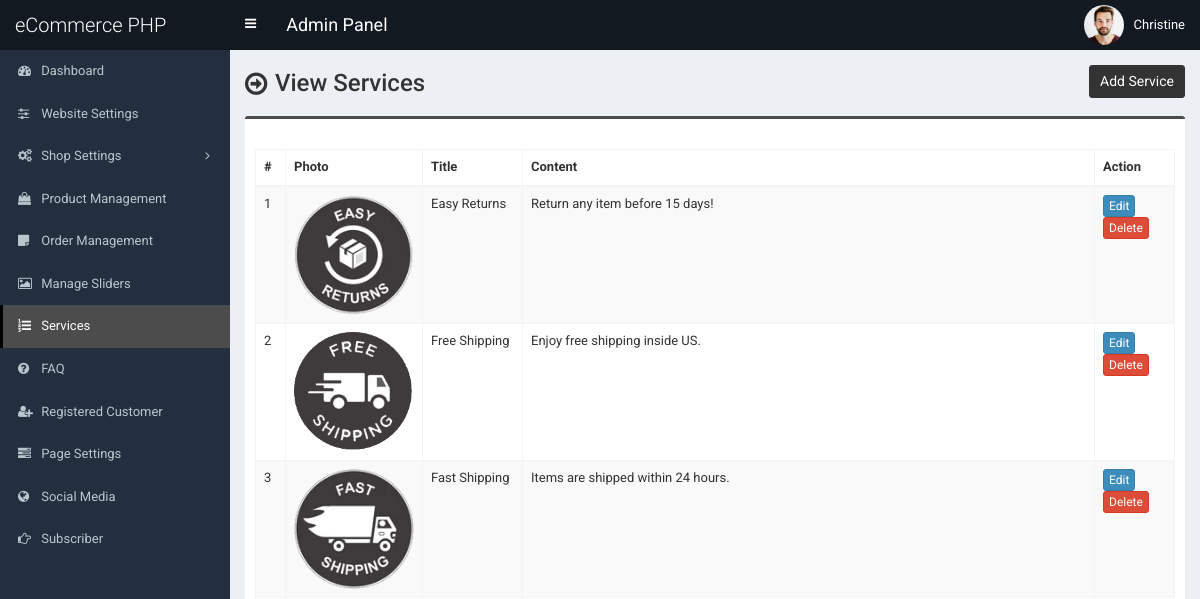
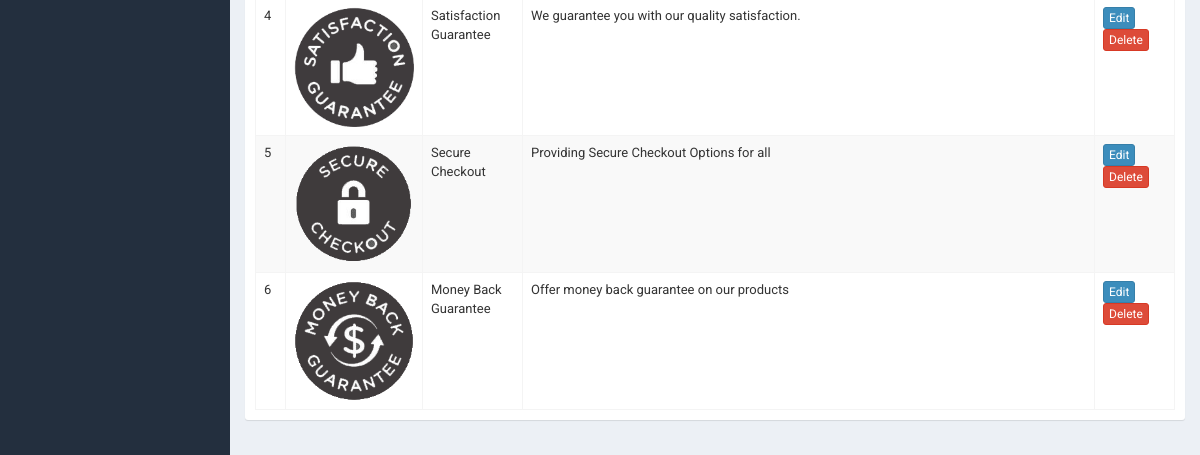
The app's page /admin/service.php (signed in), older data (2 pictures, top to bottom).
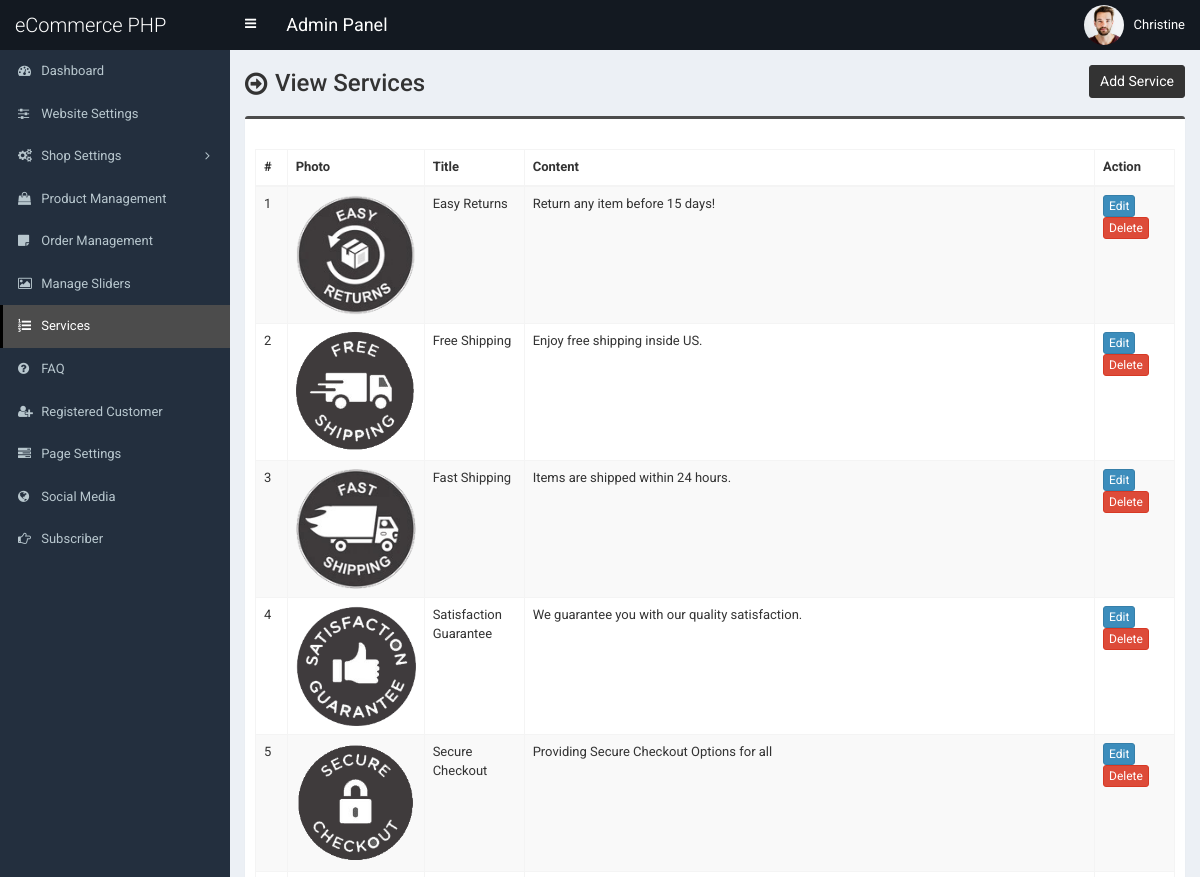
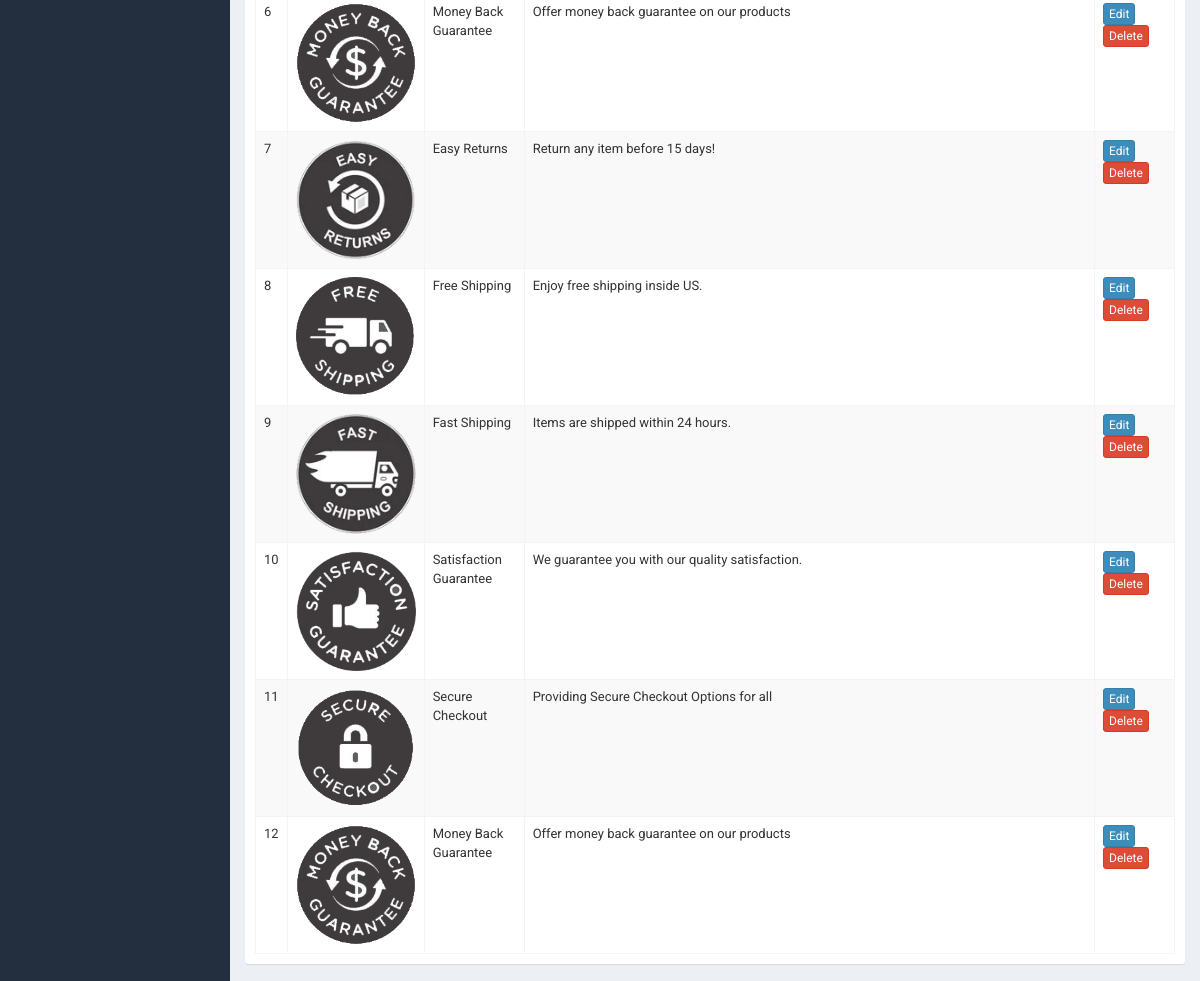
The same page, newer data (2 pictures, top to bottom).
### tables this page shows
CREATE TABLE `tbl_service` (
  `id` int(11) NOT NULL,
  `title` varchar(255) NOT NULL,
  `content` text NOT NULL,
  `photo` varchar(255) NOT NULL
);

### admin/service.php (the view, shortened to what this page needs)
<?php require_once('header.php'); ?>
<section class="content-header">
	<div class="content-header-left">
		<h1>View Services</h1>
	</div>
	<div class="content-header-right">
		<a href="service-add.php" class="btn btn-primary btn-sm">Add Service</a>
	</div>
</section>
<section class="content">
	<div class="row">
		<div class="col-md-12">
			<div class="box box-info">
				<div class="box-body table-responsive">
					<table id="example1" class="table table-bordered table-hover table-striped">
						<thead>
							<tr>
								<th width="30">#</th>
								<th>Photo</th>
								<th width="100">Title</th>
								<th>Content</th>
								<th width="80">Action</th>
							</tr>
						</thead>
						<tbody>
							<?php
							$i=0;
							$statement = $pdo->prepare("SELECT * FROM tbl_service");
							$statement->execute();
							$result = $statement->fetchAll(PDO::FETCH_ASSOC);
							foreach ($result as $row) {
								$i++;
								?>
								<tr>
									<td><?php echo $i; ?></td>
									<td style="width:130px;"><img src="../assets/uploads/<?php echo $row['photo']; ?>" alt="<?php echo $row['title']; ?>" style="width:120px;"></td>
									<td><?php echo $row['title']; ?></td>
									<td><?php echo $row['content']; ?></td>
									<td>
										<a href="service-edit.php?id=<?php echo $row['id']; ?>" class="btn btn-primary btn-xs">Edit</a>
										<a href="#" class="btn btn-danger btn-xs" data-href="service-delete.php?id=<?php echo $row['id']; ?>" data-toggle="modal" data-target="#confirm-delete">Delete</a>
									</td>
								</tr>
								<?php
							}
							?>
						</tbody>
					</table>
				</div>
			</div>
		</div>
	</div>
</section>
<?php require_once('footer.php'); ?>

### admin/header.php (shortened to what this page needs)
<!DOCTYPE html>
<html>
<head>
	<link rel="stylesheet" href="css/bootstrap.min.css">
	<link rel="stylesheet" href="css/font-awesome.min.css">
	<link rel="stylesheet" href="css/ionicons.min.css">
	<link rel="stylesheet" href="css/datepicker3.css">
	<link rel="stylesheet" href="css/all.css">
	<link rel="stylesheet" href="css/select2.min.css">
	<link rel="stylesheet" href="css/dataTables.bootstrap.css">
	<link rel="stylesheet" href="css/jquery.fancybox.css">
	<link rel="stylesheet" href="css/AdminLTE.min.css">
	<link rel="stylesheet" href="css/_all-skins.min.css">
	<link rel="stylesheet" href="css/on-off-switch.css"/>
	<link rel="stylesheet" href="css/summernote.css">
	<link rel="stylesheet" href="style.css">
</head>
<body class="hold-transition fixed skin-blue sidebar-mini">
	<div class="wrapper">
		<header class="main-header">
			<a href="index.php" class="logo">
				<span class="logo-lg">eCommerce PHP</span>
			</a>
			<nav class="navbar navbar-static-top">
				<a href="#" class="sidebar-toggle" data-toggle="offcanvas" role="button">
				</a>
				<span style="float:left;line-height:50px;color:#fff;padding-left:15px;font-size:18px;">Admin Panel</span>
				<div class="navbar-custom-menu">
					<ul class="nav navbar-nav">
						<li class="dropdown user user-menu">
							<a href="#" class="dropdown-toggle" data-toggle="dropdown">
								<img src="../assets/uploads/<?php echo $_SESSION['user']['photo']; ?>" class="user-image" alt="User Image">
								<span class="hidden-xs"><?php echo $_SESSION['user']['full_name']; ?></span>
							</a>
						</li>
					</ul>
				</div>
			</nav>
		</header>
  		<?php $cur_page = substr($_SERVER["SCRIPT_NAME"],strrpos($_SERVER["SCRIPT_NAME"],"/")+1); ?>
  		<aside class="main-sidebar">
    		<section class="sidebar">
      			<ul class="sidebar-menu">
			        <li class="treeview <?php if($cur_page == 'index.php') {echo 'active';} ?>">
			          <a href="index.php">
			            <i class="fa fa-dashboard"></i> <span>Dashboard</span>
			          </a>
			        </li>
			        <li class="treeview <?php if( ($cur_page == 'settings.php') ) {echo 'active';} ?>">
			          <a href="settings.php">
			            <i class="fa fa-sliders"></i> <span>Website Settings</span>
			          </a>
			        </li>
                    <li class="treeview <?php if( ($cur_page == 'size.php') || ($cur_page == 'size-add.php') || ($cur_page == 'size-edit.php') || ($cur_page == 'color.php') || ($cur_page == 'color-add.php') || ($cur_page == 'color-edit.php') || ($cur_page == 'country.php') || ($cur_page == 'country-add.php') || ($cur_page == 'country-edit.php') || ($cur_page == 'shipping-cost.php') || ($cur_page == 'shipping-cost-edit.php') || ($cur_page == 'top-category.php') || ($cur_page == 'top-category-add.php') || ($cur_page == 'top-category-edit.php') || ($cur_page == 'mid-category.php') || ($cur_page == 'mid-category-add.php') || ($cur_page == 'mid-category-edit.php') || ($cur_page == 'end-category.php') || ($cur_page == 'end-category-add.php') || ($cur_page == 'end-category-edit.php') ) {echo 'active';} ?>">
                        <a href="#">
                            <i class="fa fa-cogs"></i>
                            <span>Shop Settings</span>
                            <span class="pull-right-container">
								<i class="fa fa-angle-left pull-right"></i>
							</span>
                        </a>
                    </li>
                    <li class="treeview <?php if( ($cur_page == 'product.php') || ($cur_page == 'product-add.php') || ($cur_page == 'product-edit.php') ) {echo 'active';} ?>">
                        <a href="product.php">
                            <i class="fa fa-shopping-bag"></i> <span>Product Management</span>
                        </a>
                    </li>
                    <li class="treeview <?php if( ($cur_page == 'order.php') ) {echo 'active';} ?>">
                        <a href="order.php">
                            <i class="fa fa-sticky-note"></i> <span>Order Management</span>
                        </a>
                    </li>
                     <li class="treeview <?php if( ($cur_page == 'slider.php') ) {echo 'active';} ?>">
			          <a href="slider.php">
			            <i class="fa fa-picture-o"></i> <span>Manage Sliders</span>
			          </a>
			        </li>
			        <li class="treeview <?php if( ($cur_page == 'service.php') ) {echo 'active';} ?>">
			          <a href="service.php">
			            <i class="fa fa-list-ol"></i> <span>Services</span>
			          </a>
			        </li>
			      			        <li class="treeview <?php if( ($cur_page == 'faq.php') ) {echo 'active';} ?>">
			          <a href="faq.php">
			            <i class="fa fa-question-circle"></i> <span>FAQ</span>
			          </a>
			        </li>
						<li class="treeview <?php if( ($cur_page == 'customer.php') || ($cur_page == 'customer-add.php') || ($cur_page == 'customer-edit.php') ) {echo 'active';} ?>">
			          <a href="customer.php">
			            <i class="fa fa-user-plus"></i> <span>Registered Customer</span>
			          </a>
			        </li>
			        <li class="treeview <?php if( ($cur_page == 'page.php') ) {echo 'active';} ?>">
			          <a href="page.php">
			            <i class="fa fa-tasks"></i> <span>Page Settings</span>
			          </a>
			        </li>
			        <li class="treeview <?php if( ($cur_page == 'social-media.php') ) {echo 'active';} ?>">
			          <a href="social-media.php">
			            <i class="fa fa-globe"></i> <span>Social Media</span>
			          </a>
			        </li>
			        <li class="treeview <?php if( ($cur_page == 'subscriber.php')||($cur_page == 'subscriber.php') ) {echo 'active';} ?>">
			          <a href="subscriber.php">
			            <i class="fa fa-hand-o-right"></i> <span>Subscriber</span>
			          </a>
			        </li>
      			</ul>
    		</section>
  		</aside>
  		<div class="content-wrapper">

### admin/footer.php (shortened to what this page needs)
		</div>
	</div>
</body>
</html>

### admin/style.css (style rules this page uses)
body { font-size: 13px; font-family: "Roboto", sans-serif; }
.navbar-nav > .user-menu .user-image { width: 40px; height: 40px; margin-top: -10px; }
.content-header > h1, .content-header .content-header-left h1 { font-family: "Roboto", sans-serif; }
.main-header .logo { text-align: left; }
.main-header .logo .logo-lg { font-family: "Roboto", sans-serif; }
.box-info { padding-top: 20px; }
.sidebar-menu li > a > .pull-right-container > .fa-angle-left:before { content: "\f105"; }
.content-header { overflow: hidden; }
.content-header .content-header-left { float: left; padding-top: 5px; }
.content-header .content-header-right { float: right; }
.content-header .content-header-left h1 { margin-top: 0; margin-bottom: 0; padding-left: 30px; padding-bottom: 5px; font-size: 24px; position: relative; }
.content-header .content-header-left h1:before { position: absolute; top: 0; left: 0; font-family: "FontAwesome", sans-serif; font-size: 26px; content: "\f18e"; }
.content-header .content-header-right a { position: relative; font-size: 14px; }
.skin-blue .sidebar-menu > li:hover > a, .skin-blue .sidebar-menu > li.active > a { color: #fff; background: #3c8dbc; border-left-color: #3c8dbc; }
.skin-blue .main-header .logo, .skin-blue .main-header .logo:hover, .skin-blue .main-header .navbar, .skin-blue .main-header .navbar .sidebar-toggle:hover { background-color: #131921; }
.skin-blue .sidebar-menu > li:hover > a, .skin-blue .sidebar-menu > li.active > a { background-color: #4c4c4c; border-left-color: #000000; }
.box.box-info { border-top-color: #4c4c4c; }
.content-header .content-header-right a { background-color: #333333; border-color: #333333; }

Row changes from the older to the newer data that the page shows:
added tbl_service: photo (picture), title "Easy Returns", content "Return any item before 15 days!"
added tbl_service: photo (picture), title "Free Shipping", content "Enjoy free shipping inside US."
added tbl_service: photo (picture), title "Fast Shipping", content "Items are shipped within 24 hours."
added tbl_service: photo (picture), title "Satisfaction Guarantee", content "We guarantee you with our quality satisfaction."
added tbl_service: photo (picture), title "Secure Checkout", content "Providing Secure Checkout Options for all"
added tbl_service: photo (picture), title "Money Back Guarantee", content "Offer money back guarantee on our products"
